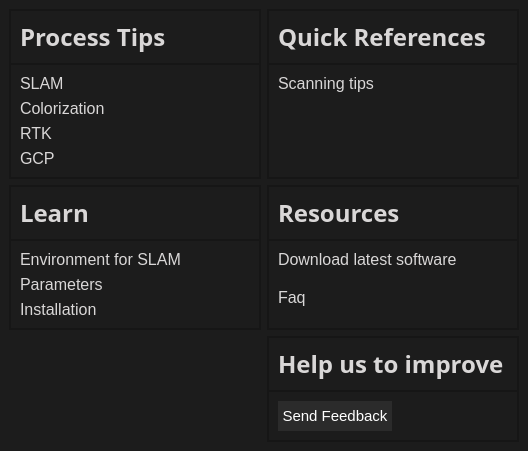
<?xml version="1.0" encoding="UTF-8"?>
<ui version="4.0">
 <class>dialog_manual</class>
 <widget class="QDialog" name="dialog_manual">
  <property name="geometry">
   <rect>
    <x>0</x>
    <y>0</y>
    <width>528</width>
    <height>441</height>
   </rect>
  </property>
  <property name="windowTitle">
   <string>Manual</string>
  </property>
  <layout class="QGridLayout" name="gridLayout">
   <property name="leftMargin">
    <number>0</number>
   </property>
   <property name="topMargin">
    <number>0</number>
   </property>
   <property name="rightMargin">
    <number>0</number>
   </property>
   <property name="bottomMargin">
    <number>0</number>
   </property>
   <property name="spacing">
    <number>0</number>
   </property>
   <item row="0" column="0">
    <widget class="QWidget" name="widget" native="true">
     <property name="styleSheet">
      <string notr="true">QWidget{background:#1c1c1c}

/*QPushButton{border:none} 
QPushButton{color:#ffffff;} 
QPushButton::hover{color:#faa028} 
QPushButton::pressed{color:#ffffff}  
QPushButton{background:#2b2b2b}*/


QPushButton{border:none;
color:#ffffff;
background:#2b2b2b


} 

QPushButton::hover{color:#faa028} 
QPushButton::pressed{color:#ffffff}  


QLabel{color:#d9d7d7}


</string>
     </property>
     <layout class="QGridLayout" name="gridLayout_2">
      <item row="2" column="1">
       <widget class="QFrame" name="frame_5">
        <property name="frameShape">
         <enum>QFrame::StyledPanel</enum>
        </property>
        <property name="frameShadow">
         <enum>QFrame::Raised</enum>
        </property>
        <layout class="QVBoxLayout" name="verticalLayout_5">
         <property name="spacing">
          <number>0</number>
         </property>
         <property name="leftMargin">
          <number>0</number>
         </property>
         <property name="topMargin">
          <number>0</number>
         </property>
         <property name="rightMargin">
          <number>0</number>
         </property>
         <property name="bottomMargin">
          <number>0</number>
         </property>
         <item>
          <widget class="QFrame" name="frame_14">
           <property name="frameShape">
            <enum>QFrame::StyledPanel</enum>
           </property>
           <property name="frameShadow">
            <enum>QFrame::Raised</enum>
           </property>
           <layout class="QGridLayout" name="gridLayout_4">
            <item row="0" column="0" alignment="Qt::AlignLeft|Qt::AlignTop">
             <widget class="QLabel" name="label">
              <property name="font">
               <font>
                <family>Arial Black</family>
                <pointsize>18</pointsize>
                <weight>75</weight>
                <bold>true</bold>
               </font>
              </property>
              <property name="text">
               <string>Help us to improve</string>
              </property>
             </widget>
            </item>
           </layout>
          </widget>
         </item>
         <item>
          <widget class="QFrame" name="frame_15">
           <property name="frameShape">
            <enum>QFrame::StyledPanel</enum>
           </property>
           <property name="frameShadow">
            <enum>QFrame::Raised</enum>
           </property>
           <layout class="QHBoxLayout" name="horizontalLayout">
            <item alignment="Qt::AlignLeft|Qt::AlignTop">
             <widget class="QPushButton" name="btnFeedBack">
              <property name="sizePolicy">
               <sizepolicy hsizetype="Preferred" vsizetype="Preferred">
                <horstretch>0</horstretch>
                <verstretch>0</verstretch>
               </sizepolicy>
              </property>
              <property name="minimumSize">
               <size>
                <width>0</width>
                <height>30</height>
               </size>
              </property>
              <property name="font">
               <font>
                <family>Arial</family>
                <pointsize>11</pointsize>
               </font>
              </property>
              <property name="styleSheet">
               <string notr="true">/*QPushButton{background:#2b2b2b}</string>
              </property>
              <property name="text">
               <string> Send Feedback </string>
              </property>
             </widget>
            </item>
           </layout>
          </widget>
         </item>
        </layout>
       </widget>
      </item>
      <item row="1" column="1">
       <widget class="QFrame" name="frame_4">
        <property name="frameShape">
         <enum>QFrame::StyledPanel</enum>
        </property>
        <property name="frameShadow">
         <enum>QFrame::Raised</enum>
        </property>
        <layout class="QVBoxLayout" name="verticalLayout_4">
         <property name="spacing">
          <number>0</number>
         </property>
         <property name="leftMargin">
          <number>0</number>
         </property>
         <property name="topMargin">
          <number>0</number>
         </property>
         <property name="rightMargin">
          <number>0</number>
         </property>
         <property name="bottomMargin">
          <number>0</number>
         </property>
         <item alignment="Qt::AlignTop">
          <widget class="QFrame" name="frame_12">
           <property name="frameShape">
            <enum>QFrame::StyledPanel</enum>
           </property>
           <property name="frameShadow">
            <enum>QFrame::Raised</enum>
           </property>
           <layout class="QVBoxLayout" name="verticalLayout_9">
            <item alignment="Qt::AlignLeft|Qt::AlignTop">
             <widget class="QLabel" name="labelRes">
              <property name="font">
               <font>
                <family>Arial Black</family>
                <pointsize>18</pointsize>
                <weight>75</weight>
                <bold>true</bold>
               </font>
              </property>
              <property name="text">
               <string>Resources</string>
              </property>
             </widget>
            </item>
           </layout>
          </widget>
         </item>
         <item>
          <widget class="QFrame" name="frame_13">
           <property name="sizePolicy">
            <sizepolicy hsizetype="Preferred" vsizetype="Expanding">
             <horstretch>0</horstretch>
             <verstretch>0</verstretch>
            </sizepolicy>
           </property>
           <property name="frameShape">
            <enum>QFrame::StyledPanel</enum>
           </property>
           <property name="frameShadow">
            <enum>QFrame::Raised</enum>
           </property>
           <layout class="QVBoxLayout" name="verticalLayout_10">
            <item alignment="Qt::AlignLeft|Qt::AlignTop">
             <widget class="QLabel" name="labelDownloadSw">
              <property name="font">
               <font>
                <family>Arial</family>
                <pointsize>12</pointsize>
               </font>
              </property>
              <property name="autoFillBackground">
               <bool>false</bool>
              </property>
              <property name="text">
               <string>Download latest software</string>
              </property>
             </widget>
            </item>
            <item alignment="Qt::AlignLeft|Qt::AlignTop">
             <widget class="QLabel" name="labelSwFaq">
              <property name="font">
               <font>
                <family>Arial</family>
                <pointsize>12</pointsize>
               </font>
              </property>
              <property name="text">
               <string>Faq</string>
              </property>
             </widget>
            </item>
           </layout>
          </widget>
         </item>
        </layout>
       </widget>
      </item>
      <item row="0" column="0">
       <widget class="QFrame" name="frame">
        <property name="frameShape">
         <enum>QFrame::StyledPanel</enum>
        </property>
        <property name="frameShadow">
         <enum>QFrame::Raised</enum>
        </property>
        <property name="lineWidth">
         <number>1</number>
        </property>
        <layout class="QVBoxLayout" name="verticalLayout">
         <property name="spacing">
          <number>0</number>
         </property>
         <property name="leftMargin">
          <number>0</number>
         </property>
         <property name="topMargin">
          <number>0</number>
         </property>
         <property name="rightMargin">
          <number>0</number>
         </property>
         <property name="bottomMargin">
          <number>0</number>
         </property>
         <item alignment="Qt::AlignTop">
          <widget class="QFrame" name="frame_6">
           <property name="frameShape">
            <enum>QFrame::StyledPanel</enum>
           </property>
           <property name="frameShadow">
            <enum>QFrame::Raised</enum>
           </property>
           <layout class="QVBoxLayout" name="verticalLayout_6">
            <item alignment="Qt::AlignLeft|Qt::AlignTop">
             <widget class="QLabel" name="labelTips">
              <property name="font">
               <font>
                <family>Arial Black</family>
                <pointsize>18</pointsize>
                <weight>75</weight>
                <bold>true</bold>
               </font>
              </property>
              <property name="text">
               <string>Process Tips</string>
              </property>
             </widget>
            </item>
           </layout>
          </widget>
         </item>
         <item>
          <widget class="QFrame" name="frame_7">
           <property name="sizePolicy">
            <sizepolicy hsizetype="Preferred" vsizetype="Expanding">
             <horstretch>0</horstretch>
             <verstretch>0</verstretch>
            </sizepolicy>
           </property>
           <property name="frameShape">
            <enum>QFrame::StyledPanel</enum>
           </property>
           <property name="frameShadow">
            <enum>QFrame::Raised</enum>
           </property>
           <layout class="QVBoxLayout" name="verticalLayout_12">
            <item alignment="Qt::AlignLeft|Qt::AlignTop">
             <widget class="QLabel" name="processSlam">
              <property name="font">
               <font>
                <family>Arial</family>
                <pointsize>12</pointsize>
               </font>
              </property>
              <property name="text">
               <string>SLAM</string>
              </property>
             </widget>
            </item>
            <item alignment="Qt::AlignLeft|Qt::AlignTop">
             <widget class="QLabel" name="processColor">
              <property name="font">
               <font>
                <family>Arial</family>
                <pointsize>12</pointsize>
               </font>
              </property>
              <property name="text">
               <string>Colorization</string>
              </property>
             </widget>
            </item>
            <item alignment="Qt::AlignLeft|Qt::AlignTop">
             <widget class="QLabel" name="processRtk">
              <property name="font">
               <font>
                <family>Arial</family>
                <pointsize>12</pointsize>
               </font>
              </property>
              <property name="text">
               <string>RTK</string>
              </property>
             </widget>
            </item>
            <item alignment="Qt::AlignLeft|Qt::AlignTop">
             <widget class="QLabel" name="processGcp">
              <property name="font">
               <font>
                <family>Arial</family>
                <pointsize>12</pointsize>
               </font>
              </property>
              <property name="text">
               <string>GCP</string>
              </property>
             </widget>
            </item>
           </layout>
          </widget>
         </item>
        </layout>
       </widget>
      </item>
      <item row="0" column="1">
       <widget class="QFrame" name="frame_2">
        <property name="frameShape">
         <enum>QFrame::StyledPanel</enum>
        </property>
        <property name="frameShadow">
         <enum>QFrame::Raised</enum>
        </property>
        <layout class="QVBoxLayout" name="verticalLayout_2">
         <property name="spacing">
          <number>0</number>
         </property>
         <property name="leftMargin">
          <number>0</number>
         </property>
         <property name="topMargin">
          <number>0</number>
         </property>
         <property name="rightMargin">
          <number>0</number>
         </property>
         <property name="bottomMargin">
          <number>0</number>
         </property>
         <item alignment="Qt::AlignTop">
          <widget class="QFrame" name="frame_8">
           <property name="frameShape">
            <enum>QFrame::StyledPanel</enum>
           </property>
           <property name="frameShadow">
            <enum>QFrame::Raised</enum>
           </property>
           <layout class="QVBoxLayout" name="verticalLayout_7">
            <item alignment="Qt::AlignLeft|Qt::AlignTop">
             <widget class="QLabel" name="labelQuick">
              <property name="font">
               <font>
                <family>Arial Black</family>
                <pointsize>18</pointsize>
                <weight>75</weight>
                <bold>true</bold>
               </font>
              </property>
              <property name="text">
               <string>Quick References</string>
              </property>
             </widget>
            </item>
           </layout>
          </widget>
         </item>
         <item>
          <widget class="QFrame" name="frame_9">
           <property name="sizePolicy">
            <sizepolicy hsizetype="Preferred" vsizetype="Expanding">
             <horstretch>0</horstretch>
             <verstretch>0</verstretch>
            </sizepolicy>
           </property>
           <property name="frameShape">
            <enum>QFrame::StyledPanel</enum>
           </property>
           <property name="frameShadow">
            <enum>QFrame::Raised</enum>
           </property>
           <layout class="QVBoxLayout" name="verticalLayout_13">
            <item alignment="Qt::AlignLeft|Qt::AlignTop">
             <widget class="QLabel" name="quickScan">
              <property name="font">
               <font>
                <family>Arial</family>
                <pointsize>12</pointsize>
               </font>
              </property>
              <property name="text">
               <string>Scanning tips</string>
              </property>
             </widget>
            </item>
           </layout>
          </widget>
         </item>
        </layout>
       </widget>
      </item>
      <item row="1" column="0">
       <widget class="QFrame" name="frame_3">
        <property name="frameShape">
         <enum>QFrame::StyledPanel</enum>
        </property>
        <property name="frameShadow">
         <enum>QFrame::Raised</enum>
        </property>
        <layout class="QVBoxLayout" name="verticalLayout_3">
         <property name="spacing">
          <number>0</number>
         </property>
         <property name="leftMargin">
          <number>0</number>
         </property>
         <property name="topMargin">
          <number>0</number>
         </property>
         <property name="rightMargin">
          <number>0</number>
         </property>
         <property name="bottomMargin">
          <number>0</number>
         </property>
         <item alignment="Qt::AlignTop">
          <widget class="QFrame" name="frame_10">
           <property name="frameShape">
            <enum>QFrame::StyledPanel</enum>
           </property>
           <property name="frameShadow">
            <enum>QFrame::Raised</enum>
           </property>
           <layout class="QVBoxLayout" name="verticalLayout_8">
            <item alignment="Qt::AlignLeft|Qt::AlignTop">
             <widget class="QLabel" name="labelLearn">
              <property name="font">
               <font>
                <family>Arial Black</family>
                <pointsize>18</pointsize>
                <weight>75</weight>
                <bold>true</bold>
               </font>
              </property>
              <property name="text">
               <string>Learn</string>
              </property>
             </widget>
            </item>
           </layout>
          </widget>
         </item>
         <item>
          <widget class="QFrame" name="frame_11">
           <property name="sizePolicy">
            <sizepolicy hsizetype="Preferred" vsizetype="Expanding">
             <horstretch>0</horstretch>
             <verstretch>0</verstretch>
            </sizepolicy>
           </property>
           <property name="frameShape">
            <enum>QFrame::StyledPanel</enum>
           </property>
           <property name="frameShadow">
            <enum>QFrame::Raised</enum>
           </property>
           <layout class="QVBoxLayout" name="verticalLayout_11">
            <item alignment="Qt::AlignLeft|Qt::AlignTop">
             <widget class="QLabel" name="learnEnv">
              <property name="font">
               <font>
                <family>Arial</family>
                <pointsize>12</pointsize>
               </font>
              </property>
              <property name="text">
               <string>Environment for SLAM</string>
              </property>
             </widget>
            </item>
            <item alignment="Qt::AlignLeft|Qt::AlignTop">
             <widget class="QLabel" name="learnParam">
              <property name="font">
               <font>
                <family>Arial</family>
                <pointsize>12</pointsize>
               </font>
              </property>
              <property name="text">
               <string>Parameters</string>
              </property>
             </widget>
            </item>
            <item alignment="Qt::AlignLeft|Qt::AlignTop">
             <widget class="QLabel" name="learnInstall">
              <property name="font">
               <font>
                <family>Arial</family>
                <pointsize>12</pointsize>
               </font>
              </property>
              <property name="text">
               <string>Installation</string>
              </property>
             </widget>
            </item>
           </layout>
          </widget>
         </item>
        </layout>
       </widget>
      </item>
     </layout>
    </widget>
   </item>
  </layout>
 </widget>
 <resources/>
 <connections/>
</ui>
